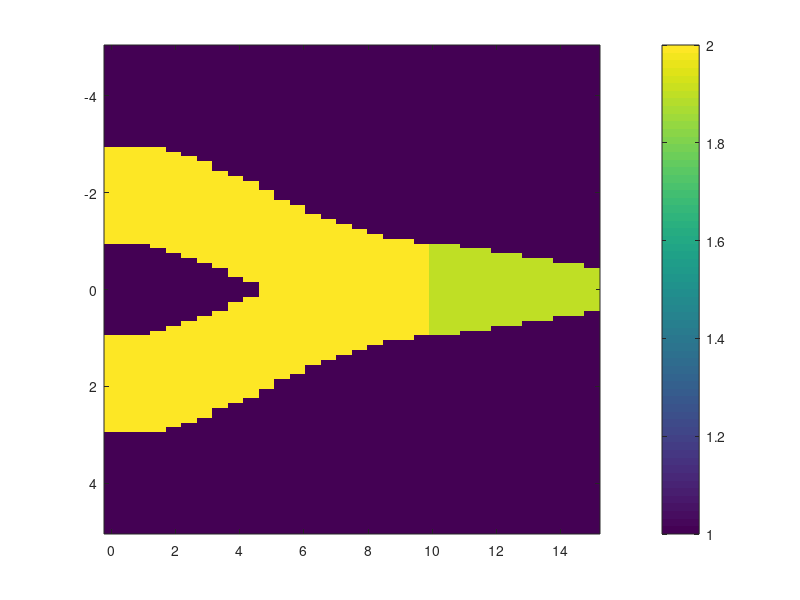

Source code (MATLAB):
function [ ns , zAxisVector , zVarFlags , zxLines , sx ] = ...
    BPMFD2D_PreProcLayout( Struct_Layout , x , PML_params )

% Calculates various Structure_Layout (SL) parameters to be used in a 
% Finite Difference (FD) Beam Propagation Method (BPM). Check DoProp
% function for more details.
%
% === Inputs ===
%  - Struct_Layout : NM-by-? CELL array that describes the structure
%      (refer to DoProp routine help for more details)
%  - x : 1-by-Nx vector with the FD discretization of the x-axis. This must
%      be in the format returned by MATLAB's linspace() routine
%  - PML_params : 1-by-4 array with the Thickness [up,low] & absorption
%      Strength [up,low] of the Perfectly Matched Layers used to truncate
%      the compuatational window on the two sides of the x-axis.
% 
% === Outputs ===
%  - ns : Nx-by-Nz 2D array, with the (complex) refr.indices of the SL
%  - zAxisVector : 1-by-Nz FD discretization of the z-axis (longitudinal)
%  - zVarFlags : 1-by-zMod [boolean] determines if a zModule is "straight"
%  - zxLines : Set of curves in zx-plane defining the sidewalls of WGs
%  - sx : Nx-by-Nz 2D array, with the PML tensors
%
% GNU General Public License v3.0 | Copyright (c) 2022 Alexandros Pitilakis
% Alexandros Pitilakis / Thessaloniki, Greece
%  2010 Sep : Original version
%  2015 Nov : Revised version

% Test inputs
if nargin == 0
    
    % Sample Y-combiner
    XBR1 = [ -2 0 2 2   0  2 ];
    XBR2 = [  2 0 2 2   0  2 ];
    XBRX = [  0 0 2 1 -0.1 2 ];
    Struct_Layout(1,:) = { [1 2] , 10 , 20 , XBR1 , XBR2 };
    Struct_Layout(2,:) = { [1 2] ,  5 , 11 , XBRX , []  };
    x = linspace( -5 , +5 , 101 );    
    
    PML_params = [ 1*[1 1] , 1*[1 1] ]; % Thickess [up,low], Str [up,low]
    
end

%Even for Imaginary Distance BPM, these should be turned real!
for kkm = 1 : size( Struct_Layout , 1 )
    Struct_Layout{kkm,2} = abs( Struct_Layout{kkm,2} );
end

%For easier access
SL = Struct_Layout;

% ========================================================================
% "Easy-to-Get" outputs, directly from SL
% ========================================================================

%Total Steps
StepsTotal = sum( cell2mat(SL(:,3)) );

%Total z-Distance
LzTotal = sum( cell2mat(SL(:,2)) );

%Number of z-Modules
NzMs = size( SL , 1 );

%Grid-Size in the lateral (cross-sectional) dimension
Nx = length( x );

% ========================================================================
% Scan z-Modules, for the module-dependent variables
% ========================================================================

%Init module-dependent output vects
zAxisVector = 0;
zVarFlags = NaN * ones(1,NzMs);
ns = NaN * zeros( Nx , StepsTotal+1 ); 
zxLines = cell( NzMs , size(SL,2) - 3 ); % [N-Modules by (max)-N-Branches 

% Scan Modules
for kkm = 1 : NzMs

    %Primary Information for zx-Layout from SL array
    NBs = size(SL,2) - 3; %(max) Number of x-branches (1=single,2=coupler etc)
    for kkb = NBs : -1 : 1 %Reduce NBs for this module, appropriately
        if isempty( SL{kkm,kkb+3} ), NBs = NBs-1 ; end
    end
    Lz  = SL{kkm,2}; %z-Length in [um]
    Nzs = SL{kkm,3}; %Number of z-steps
    
    %Get the info of the total zAxisVector
    zStart = sum( cell2mat( Struct_Layout(1:kkm-1,2) ) );
    zAxisVector = [ zAxisVector , zStart + (1:Nzs)/Nzs*Lz ];
    
    %z-Varying check:
    for kkb = 1 : NBs %Scan x-Branches
        %Check if collumns 1=2 (x-centers) and 3=4 (x-widthts)
        Bi = SL{kkm,3+kkb};
        if abs(Bi(1)-Bi(2))>1e-10 || abs(Bi(3)-Bi(4))>1e-10
            zVarFlags( kkm ) = 1; break
        end
        zVarFlags( kkm ) = 0;
    end; clear Bi;
    
    %Init RefrIndx array for this module:
    n_sub = SL{kkm,1}(1);
    n_gui = SL{kkm,1}(2);
    nMs = ones( Nx , Nzs ) * n_sub;
        
    % ========================================================================
    % Scan x-Branches to fill the RefrIndx array
    % ========================================================================
    for kkb = 1 : NBs
        
        %Get zx-Layout info for this x-branch
        Bi = SL{kkm,3+kkb};

        %Get I/O x-centers and x-widths for this {Branch,Layer}
        xi = Bi(1); xo = Bi(2); wi = Bi(3); wo = Bi(4);
        
        %Apply possible Index-Shift in this Module/Branch
        n_gui_this_xBr = n_gui + Bi(5); 

        %Sample kkk (intra-module step-counter)
        kkk = 1 : Nzs;
        
        %Calculate Tapering (Linear):
        wkkk = wi + (wo-wi)*kkk/Nzs;

        %Calculate x-centers and x-widths
        Dx = (xo-xi);
        switch Bi(6) % Bend-Type
            case 1 %Straight
                xc = xi + Dx*kkk/Nzs;
                xw = wkkk / cos(atan(Dx/Lz));
            case 2 %S-Bend
                zn = ( kkk/Nzs*Lz - Lz/2 ) * pi / Lz;
                xc = xi + Dx/2 + Dx/2*sin(zn);
                xw = wkkk ./ cos(atan(Dx/Lz*pi/2*cos(zn)));
            otherwise
                error( ' ## BPMFD2D_PreProLayout: Incorrect BendType!' );
        end
    
        %Calculate Up/Down Wall-Arrays for this z-Module
        DoWA = ones( Nx , 1 ) * ( xc(:)' - xw(:)'/2 );
        UpWA = ones( Nx , 1 ) * ( xc(:)' + xw(:)'/2 );
        
        %Set indices in the RefrIndx array of this module
        xxs = x(:) * ones( 1 , Nzs );
        iis = UpWA > xxs & DoWA < xxs ;
        nMs( iis ) = n_gui_this_xBr ;
        
        %Fill the zxLines cell-array:
        dz = Lz/Nzs; %step-size
        auxi = [ zStart+(dz:dz:Lz) ; xc-xw/2 ; xc+xw/2 ];
        auxi = [ [zStart;auxi(2:3,1)] , auxi ];
        zxLines(kkm,kkb) = { auxi }; clear auxi
        
    end
    
    %Add this module's RefrIndx array in the total one:
    NstepsUpToPrev = sum( cell2mat( SL(1:(kkm-1),3) ) );
    ns( : , (1:Nzs)+1+NstepsUpToPrev ) = nMs;
    
    clear nMs iis Lz Nzs NBs 

end

% The indices of the global-input x-Slice
ns( : , 1 ) = ns( : , 2 );

% =========================================================================
% PML Termination
% =========================================================================

% PMLs take-up the start/end parts of the x-vector defined above (not extra!)

PML_Thk = PML_params(1:2); % [Upper Lower] PML thickess // low: x<0, up: x>0
PML_Str = PML_params(3:4); % [Upper Lower] PML strength

sx = ones(size(ns)); %Initialize PML tensor sx=1-j*tan(delta)

UpPML = x > (x(end)-PML_Thk(1)) ; %Logical "1s" for upper-PML
LoPML = x < (x(1)  +PML_Thk(2)) ; %Logical "1s" for lower-PML

sx( UpPML , : ) = ( 1 - 1j*PML_Str(1)*linspace( 0,1,sum(UpPML) ).^2 ).' ...
    * ones(1,StepsTotal+1); %Quadratic Profile
sx( LoPML , : ) = ( 1 - 1j*PML_Str(2)*linspace( 1,0,sum(LoPML) ).^2 ).' ...
    * ones(1,StepsTotal+1); %Quadratic Profile


% =========================================================================
% Test Ouput Vars
% =========================================================================
if nargin == 0
   close all; clc;
   fprintf( ' Number of z-Modules : %d\n' , NzMs );
   fprintf( ' Total z-Steps       : %d\n' , StepsTotal );
   fprintf( ' Total z-Distance    : %d\n' , LzTotal );
   disp(zVarFlags)
   disp(zAxisVector)
   imagesc( zAxisVector , x , ns ); colorbar
end
